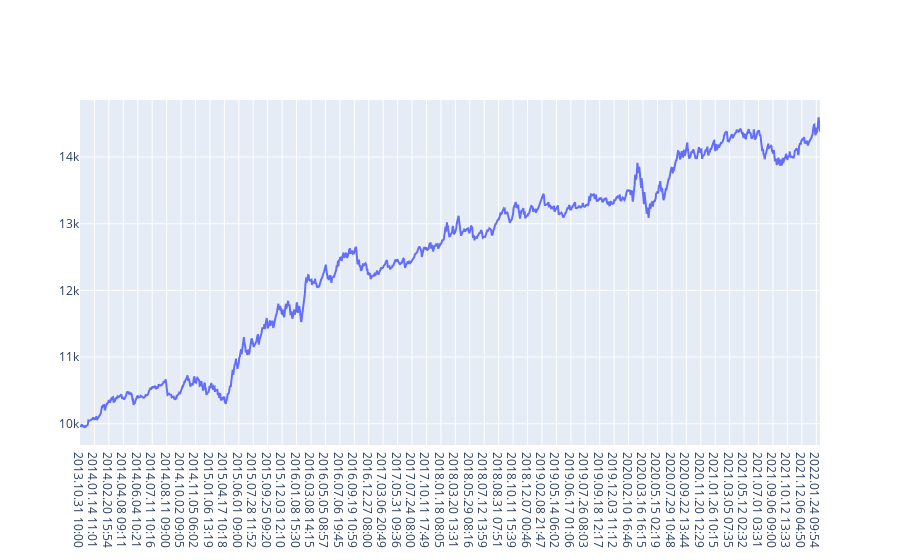

Notebook source saved alongside this figure:
### Code cell
fig = go.Figure()
fig.add_trace(go.Scatter(
    mode = "lines",
    y = df.cumulative,
    x = df.index,
    connectgaps=True))

### Figure 1 — Plotly figure (JSON) as saved in the notebook; plotly's stock layout.template omitted (floating-point values rounded to 4 significant figures; data arrays with more than 128 entries replaced by an {"elided": "..."} marker saying what was removed)
{"data": [{"connectgaps": true, "mode": "lines", "type": "scatter", "x": {"elided": "1590 str values"}, "y": {"elided": "1590 float values"}}], "layout": {}}
